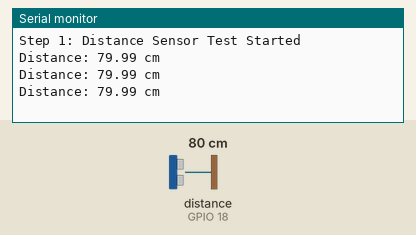
This sketch was run on a simulated ESP32. Shown: the last lines printed to the serial monitor. Wiring (inferred from the names in the program): ultrasonic range finder: trigger GPIO 5; echo GPIO 18. Inputs (shaded band) come from the test bench; at power-on: distance to the obstacle (sensor on GPIO 18) 80 cm. The echo pulse lasts 58.3 µs per cm.

Above: at 1.3 s.
1.4 s: distance to the obstacle (sensor on GPIO 18) set to 2 cm
At 1.9 s:
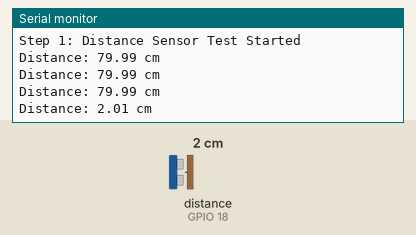
2.9 s: distance to the obstacle (sensor on GPIO 18) set to 4 cm
At 3.4 s:
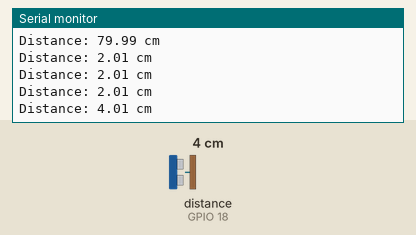
Timing chart, 0 to 5.9 s (numbered marks = the images above; inputs shaded):
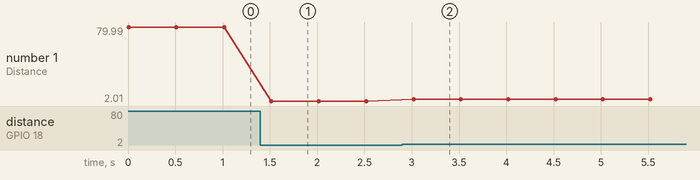

The sketch:

lion_distance.ino
```cpp
// Step 1: 距離センサー（HC-SR04）の読み取りテスト
// 段階的開発の最初のステップとして、センサーからの距離取得のみを行います。

const int trigPin = 5;
const int echoPin = 18;

void setup() {
  Serial.begin(115200);
  pinMode(trigPin, OUTPUT);
  pinMode(echoPin, INPUT);
  Serial.println("Step 1: Distance Sensor Test Started");
}

void loop() {
  // トリガー信号を10マイクロ秒間HIGHにする
  digitalWrite(trigPin, LOW);
  delayMicroseconds(2);
  digitalWrite(trigPin, HIGH);
  delayMicroseconds(10);
  digitalWrite(trigPin, LOW);

  // エコーピンがHIGHになっている時間（パルス幅）をマイクロ秒で取得
  long duration = pulseIn(echoPin, HIGH);

  // 音速(約340m/s)を用いて距離(cm)を計算
  // 往復の時間なので2で割る: (duration / 2) * 0.0343
  float distance = duration * 0.01715;

  Serial.print("Distance: ");
  Serial.print(distance);
  Serial.println(" cm");

  delay(500); // 0.5秒ごとに計測
}
```

Measured:
- after the input at 1.4 s, the serial monitor: prints a new line after 0.12 s (image 1)
- after the input at 2.9 s, the serial monitor: prints a new line after 0.12 s (image 2)
- plotted number 1: 79.99 → 2.01 after the input at 1.4 s, 2.01 → 4.01 after the input at 2.9 s
